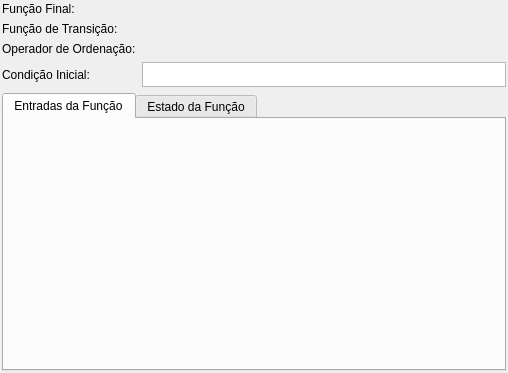
<?xml version="1.0" encoding="UTF-8"?>
<ui version="4.0">
 <class>FuncaoAgregacaoWidget</class>
 <widget class="QWidget" name="FuncaoAgregacaoWidget">
  <property name="geometry">
   <rect>
    <x>0</x>
    <y>0</y>
    <width>508</width>
    <height>373</height>
   </rect>
  </property>
  <property name="sizePolicy">
   <sizepolicy hsizetype="Expanding" vsizetype="Expanding">
    <horstretch>0</horstretch>
    <verstretch>0</verstretch>
   </sizepolicy>
  </property>
  <property name="windowTitle">
   <string>Form</string>
  </property>
  <layout class="QGridLayout" name="funcaoagregacao_grid">
   <property name="margin">
    <number>2</number>
   </property>
   <property name="spacing">
    <number>6</number>
   </property>
   <item row="0" column="0">
    <widget class="QLabel" name="func_final_lbl">
     <property name="text">
      <string>Função Final:</string>
     </property>
    </widget>
   </item>
   <item row="1" column="0">
    <widget class="QLabel" name="func_transicao_lbl">
     <property name="text">
      <string>Função de Transição:</string>
     </property>
    </widget>
   </item>
   <item row="2" column="0">
    <widget class="QLabel" name="op_ordenacao_lbl">
     <property name="text">
      <string>Operador de Ordenação:</string>
     </property>
    </widget>
   </item>
   <item row="3" column="0">
    <widget class="QLabel" name="cond_inicial_lbl">
     <property name="text">
      <string>Condição Inicial:</string>
     </property>
    </widget>
   </item>
   <item row="3" column="1">
    <widget class="QTextEdit" name="cond_inicial_txt">
     <property name="sizePolicy">
      <sizepolicy hsizetype="Expanding" vsizetype="Fixed">
       <horstretch>0</horstretch>
       <verstretch>0</verstretch>
      </sizepolicy>
     </property>
     <property name="maximumSize">
      <size>
       <width>16777215</width>
       <height>25</height>
      </size>
     </property>
     <property name="verticalScrollBarPolicy">
      <enum>Qt::ScrollBarAlwaysOff</enum>
     </property>
     <property name="horizontalScrollBarPolicy">
      <enum>Qt::ScrollBarAlwaysOff</enum>
     </property>
     <property name="documentTitle">
      <string notr="true"/>
     </property>
     <property name="undoRedoEnabled">
      <bool>true</bool>
     </property>
     <property name="lineWrapMode">
      <enum>QTextEdit::NoWrap</enum>
     </property>
     <property name="acceptRichText">
      <bool>true</bool>
     </property>
     <property name="textInteractionFlags">
      <set>Qt::TextEditorInteraction</set>
     </property>
    </widget>
   </item>
   <item row="4" column="0" colspan="2">
    <widget class="QTabWidget" name="tipos_entrada_estado_twg">
     <property name="currentIndex">
      <number>0</number>
     </property>
     <widget class="QWidget" name="tab">
      <attribute name="title">
       <string>Entradas da Função</string>
      </attribute>
     </widget>
     <widget class="QWidget" name="tab_2">
      <attribute name="title">
       <string>Estado da Função</string>
      </attribute>
     </widget>
    </widget>
   </item>
  </layout>
 </widget>
 <resources/>
 <connections/>
</ui>
